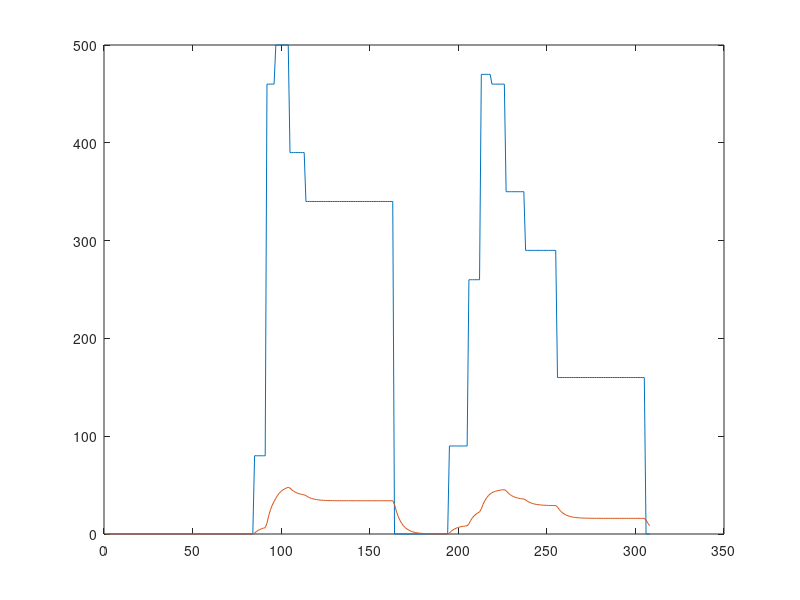

Recreate this plot in MATLAB.
%% 
clear;
clc;

% timing
control_period = 40e-3; % [s]

% filter gain
lpf_gain = 1;
fprintf('filter gain = %.0e\n', lpf_gain);
% engine rpm
eg_cutoff_freq = 1*2*pi; % [rad/s]
eg_filt_const_1 = eg_cutoff_freq/(2/control_period + eg_cutoff_freq);
eg_filt_const_2 = 1 - 2*eg_filt_const_1;
fprintf('engine:\nA1 = %.3f\nA2 = %.3f\n\n', eg_filt_const_1*lpf_gain, eg_filt_const_2*lpf_gain)

% gearbox rpm
gb_cutoff_freq = .5*2*pi; % [rad/s]
gb_filt_const_1 = gb_cutoff_freq/(2/control_period + gb_cutoff_freq);
gb_filt_const_2 = 1 - 2*gb_filt_const_1;
fprintf('gearbox:\nA1 = %.3f\nA2 = %.3f\n\n', gb_filt_const_1*lpf_gain, gb_filt_const_2*lpf_gain)

%% 

% create signal
n = 1000;
t = linspace(0,1,n);
y = @(x) sin(2*pi*10*x) + .5*sin(2*pi*120*x);

% y_raw = y(t);
y_raw = [0, 0, 0, 0, 0, 0, 0, 0, 0, 0, 0, 0, 0, 0, 0, 0, 0, 0, 0, 0, 0, 0, 0, 0, 0, 0, 0, 0, 0, 0, 0, 0, 0, 0, 0, 0, 0, 0, 0, 0, 0, 0, 0, 0, 0, 0, 0, 0, 0, 0, 0, 0, 0, 0, 0, 0, 0, 0, 0, 0, 0, 0, 0, 0, 0, 0, 0, 0, 0, 0, 0, 0, 0, 0, 0, 0, 0, 0, 0, 0, 0, 0, 0, 0, 8, 8, 8, 8, 8, 8, 8, 46, 46, 46, 46, 46, 50, 50, 50, 50, 50, 50, 50, 50, 39, 39, 39, 39, 39, 39, 39, 39, 39, 34, 34, 34, 34, 34, 34, 34, 34, 34, 34, 34, 34, 34, 34, 34, 34, 34, 34, 34, 34, 34, 34, 34, 34, 34, 34, 34, 34, 34, 34, 34, 34, 34, 34, 34, 34, 34, 34, 34, 34, 34, 34, 34, 34, 34, 34, 34, 34, 34, 34, 0, 0, 0, 0, 0, 0, 0, 0, 0, 0, 0, 0, 0, 0, 0, 0, 0, 0, 0, 0, 0, 0, 0, 0, 0, 0, 0, 0, 0, 0, 0, 9, 9, 9, 9, 9, 9, 9, 9, 9, 9, 9, 26, 26, 26, 26, 26, 26, 26, 47, 47, 47, 47, 47, 47, 46, 46, 46, 46, 46, 46, 46, 46, 35, 35, 35, 35, 35, 35, 35, 35, 35, 35, 35, 29, 29, 29, 29, 29, 29, 29, 29, 29, 29, 29, 29, 29, 29, 29, 29, 29, 29, 16, 16, 16, 16, 16, 16, 16, 16, 16, 16, 16, 16, 16, 16, 16, 16, 16, 16, 16, 16, 16, 16, 16, 16, 16, 16, 16, 16, 16, 16, 16, 16, 16, 16, 16, 16, 16, 16, 16, 16, 16, 16, 16, 16, 16, 16, 16, 16, 16, 16, 0, 0, 0];
n = length(y_raw);
y_filt = zeros(1,n);

for i = 2:n
    y_filt(i) = eg_filt_const_1*(y_raw(i) + y_raw(i-1)) + eg_filt_const_2*y_filt(i-1)/lpf_gain;
end

plot(y_raw*10), hold on
plot(y_filt), hold off